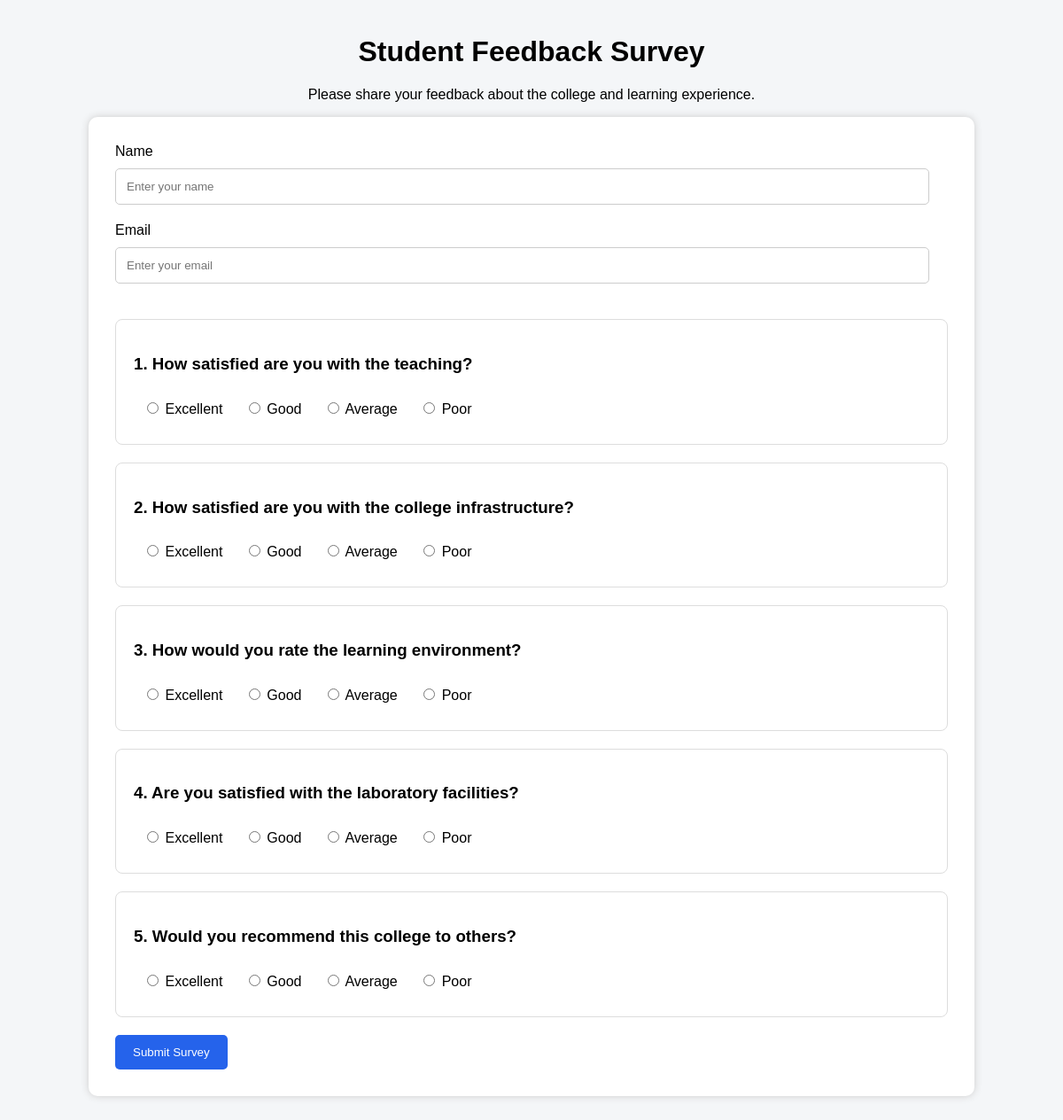
Page /survey/1 on the committed database.
### tables this page shows
CREATE TABLE surveys (
            id INTEGER PRIMARY KEY AUTOINCREMENT,
            title TEXT NOT NULL,
            description TEXT NOT NULL
        );

CREATE TABLE questions (
            id INTEGER PRIMARY KEY AUTOINCREMENT,
            survey_id INTEGER NOT NULL,
            question TEXT NOT NULL
        );

### app.py (the view, shortened to what this page needs)
@app.route("/survey/<int:survey_id>", methods=["GET", "POST"])
def survey(survey_id):
    conn = get_db()
    survey_data = conn.execute(
        "SELECT * FROM surveys WHERE id = ?",
        (survey_id,)
    ).fetchone()
    questions = conn.execute(
        "SELECT * FROM questions WHERE survey_id = ?",
        (survey_id,)
    ).fetchall()
    conn.close()
    return render_template(
        "survey.html",
        survey=survey_data,
        questions=questions
    )

### app.py (called while the page is built)
def get_db():
    conn = sqlite3.connect("survey.db")
    conn.row_factory = sqlite3.Row
    return conn

### templates/survey.html (shortened to what this page needs)
<!DOCTYPE html>
<html>
<head>
    <link
        rel="stylesheet"
        href="{{ url_for('static', filename='style.css') }}"
    >
</head>
<body>
<div class="container">
    <h1>{{ survey["title"] }}</h1>
    <p>{{ survey["description"] }}</p>
    <form method="POST">
        <label>Name</label>
        <input
            type="text"
            name="name"
            placeholder="Enter your name"
            required
        >
        <label>Email</label>
        <input
            type="email"
            name="email"
            placeholder="Enter your email"
            required
        >
        {% for question in questions %}
        <div class="question">
            <h3>
                {{ loop.index }}. {{ question["question"] }}
            </h3>
            <label>
                <input
                    type="radio"
                    name="question_{{ question['id'] }}"
                    value="Excellent"
                    required
                >
                Excellent
            </label>
            <label>
                <input
                    type="radio"
                    name="question_{{ question['id'] }}"
                    value="Good"
                >
                Good
            </label>
            <label>
                <input
                    type="radio"
                    name="question_{{ question['id'] }}"
                    value="Average"
                >
                Average
            </label>
            <label>
                <input
                    type="radio"
                    name="question_{{ question['id'] }}"
                    value="Poor"
                >
                Poor
            </label>
        </div>
        {% endfor %}
        <button type="submit">
            Submit Survey
        </button>
    </form>
</div>
</body>
</html>

### templates/static/style.css (style rules this page uses)
body { font-family: Arial, sans-serif; margin: 0; background: #f4f6f8; }
.container { width: 85%; max-width: 1000px; margin: 40px auto; text-align: center; }
.btn, button { display: inline-block; background: #2563eb; color: white; padding: 12px 20px; border: none; border-radius: 5px; text-decoration: none; cursor: pointer; }
form { background: white; padding: 30px; border-radius: 10px; text-align: left; box-shadow: 0 0 8px #ccc; }
input[type="text"], input[type="email"] { width: 95%; padding: 12px; margin: 10px 0 20px; border: 1px solid #ccc; border-radius: 5px; }
.question { padding: 20px; margin: 20px 0; border: 1px solid #ddd; border-radius: 8px; }
.question label { display: inline-block; margin: 10px; }

### rows in the picture
surveys: title "Student Feedback Survey", description "Please share your feedback about the college and learning experience."
questions: question "How satisfied are you with the teaching?"
questions: question "How satisfied are you with the college infrastructure?"
questions: question "How would you rate the learning environment?"
questions: question "Are you satisfied with the laboratory facilities?"
questions: question "Would you recommend this college to others?"
